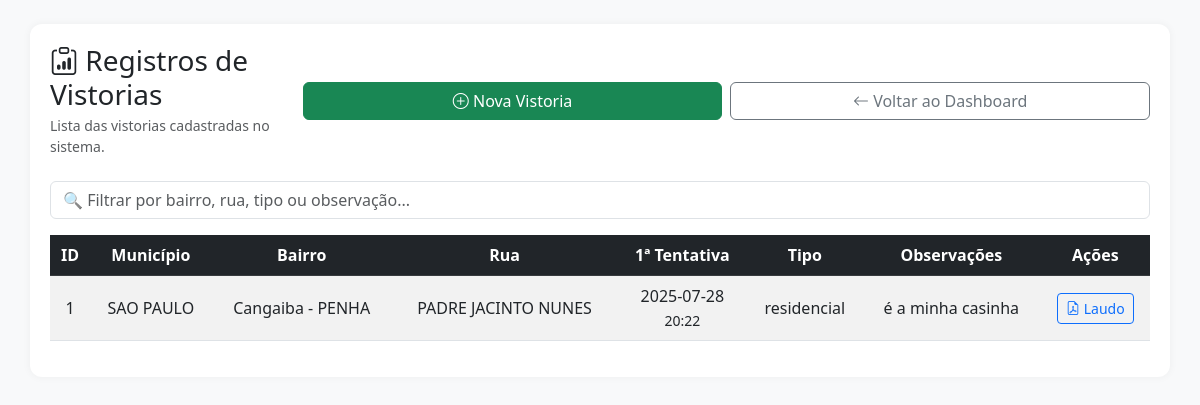
/vistorias (signed in), run on an earlier commit of the app's database.
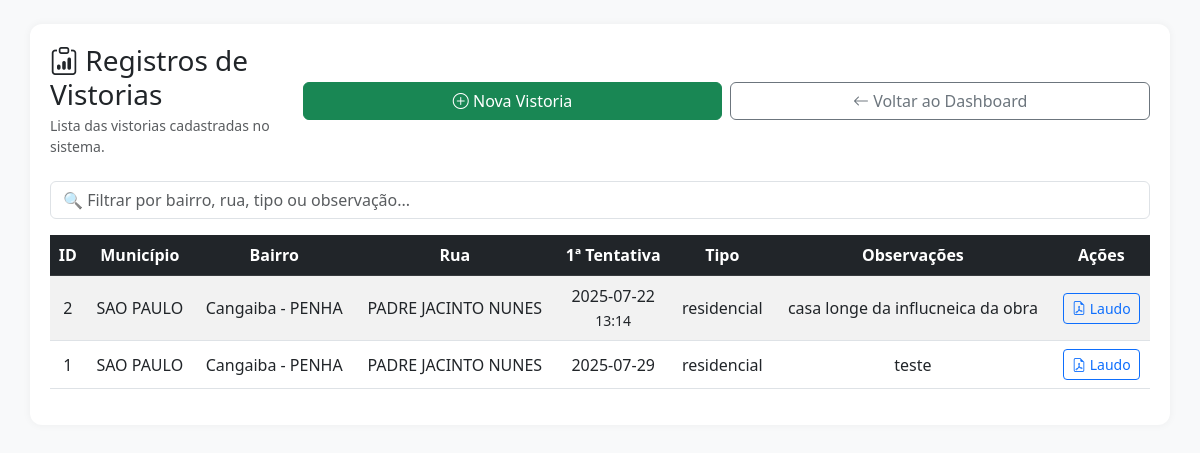
And on a later commit of the database.
### models.py (models this page shows)
class VistoriaImovel(db.Model):
    id = db.Column(db.Integer, primary_key=True)
    data_1 = db.Column(db.String(20))
    hora_1 = db.Column(db.String(10))
    data_2 = db.Column(db.String(20))
    hora_2 = db.Column(db.String(10))
    data_3 = db.Column(db.String(20))
    hora_3 = db.Column(db.String(10))
    nome_responsavel = db.Column(db.String(100))
    cpf_responsavel = db.Column(db.String(50))
    tipo_vinculo = db.Column(db.String(30))  # proprietário / inquilino / responsável
    municipio = db.Column(db.String(100))
    bairro = db.Column(db.String(100))
    rua = db.Column(db.String(100))
    numero = db.Column(db.String(20))
    complemento = db.Column(db.String(100))
    celular = db.Column(db.String(20))
    tipo_imovel = db.Column(db.String(50))
    soleira = db.Column(db.String(50))
    calcada = db.Column(db.String(100))
    observacoes = db.Column(db.Text)

### app.py (the view)
@app.route("/vistorias")
def listar_vistorias():
    if "user_id" not in session:
        return redirect(url_for("login"))
    vistorias = VistoriaImovel.query.order_by(VistoriaImovel.id.desc()).all()
    return render_template("vistorias_dashboard.html", vistorias=vistorias)

### templates/vistorias_dashboard.html (shortened to what the changed rows need)
<!DOCTYPE html>
<html lang="pt-BR">
  <head>
    <link
      href="https://cdn.jsdelivr.net/npm/bootstrap@5.3.0/dist/css/bootstrap.min.css"
      rel="stylesheet"
    />
    <link
      href="https://cdn.jsdelivr.net/npm/bootstrap-icons@1.10.5/font/bootstrap-icons.css"
      rel="stylesheet"
    />
  </head>
  <body class="bg-light p-3 p-md-4">
    <div class="container container-box">
      <div class="table-responsive">
        <table
          class="table table-striped table-hover align-middle"
          id="tabelaVistorias"
        >
          <thead class="table-dark text-center">
            <tr>
              <th>ID</th>
              <th>Município</th>
              <th>Bairro</th>
              <th>Rua</th>
              <th>1ª Tentativa</th>
              <th>Tipo</th>
              <th>Observações</th>
              <th>Ações</th>
            </tr>
          </thead>
          <tbody class="text-center">
            {% for v in vistorias %}
            <tr>
              <td>{{ v.id }}</td>
              <td>{{ v.municipio }}</td>
              <td>{{ v.bairro }}</td>
              <td>{{ v.rua }}</td>
              <td>{{ v.data_1 }}<br /><small>{{ v.hora_1 }}</small></td>
              <td>{{ v.tipo_imovel }}</td>
              <td>{{ v.observacoes }}</td>
              <td>
                {% if cargo == 'admin' %}
                <div class="dropdown">
                  <button
                    class="btn btn-outline-dark btn-sm dropdown-toggle"
                    type="button"
                    data-bs-toggle="dropdown"
                    aria-expanded="false"
                  >
                    Ações
                  </button>
                  <ul class="dropdown-menu">
                    <li>
                      <a
                        class="dropdown-item"
                        href="/vistoria/laudo/{{ v.id }}"
                      >
                        <i class="bi bi-file-earmark-pdf"></i> Laudo
                      </a>
                    </li>
                    <li>
                      <a
                        class="dropdown-item"
                        href="/vistoria/editar/{{ v.id }}"
                      >
                        <i class="bi bi-pencil-square"></i> Editar
                      </a>
                    </li>
                    <li>
                      <form
                        method="POST"
                        action="/vistoria/excluir/{{ v.id }}"
                        onsubmit="return confirm('Deseja excluir esta vistoria?')"
                      >
                        <button type="submit" class="dropdown-item text-danger">
                          <i class="bi bi-trash"></i> Excluir
                        </button>
                      </form>
                    </li>
                    <li><hr class="dropdown-divider" /></li>
                    <li>
                      <a
                        class="dropdown-item"
                        href="/exportar/vistoria/{{ v.id }}/pdf"
                      >
                        <i class="bi bi-filetype-pdf"></i> Exportar PDF
                      </a>
                    </li>
                    <li>
                      <a
                        class="dropdown-item"
                        href="/exportar/vistoria/{{ v.id }}/excel"
                      >
                        <i class="bi bi-file-earmark-excel"></i> Exportar Excel
                      </a>
                    </li>
                  </ul>
                </div>
                {% else %}
                <a
                  class="btn btn-outline-primary btn-sm"
                  href="/vistoria/laudo/{{ v.id }}"
                >
                  <i class="bi bi-file-earmark-pdf"></i> Laudo
                </a>
                {% endif %}
              </td>
            </tr>
            {% endfor %}
          </tbody>
        </table>
      </div>
    </div>
  </body>
</html>

What changed in the data, as far as the page shows it:
added VistoriaImovel: id "2", municipio "SAO PAULO", bairro "Cangaiba - PENHA", rua "PADRE JACINTO NUNES", data_1 "2025-07-22", hora_1 "13:14", tipo_imovel "residencial", observacoes "casa longe da influcneica da obra"
changed VistoriaImovel id 1: data_1 "2025-07-28" → "2025-07-29"; observacoes "é a minha casinha" → "teste"; hora_1 "20:22" → (not shown)
